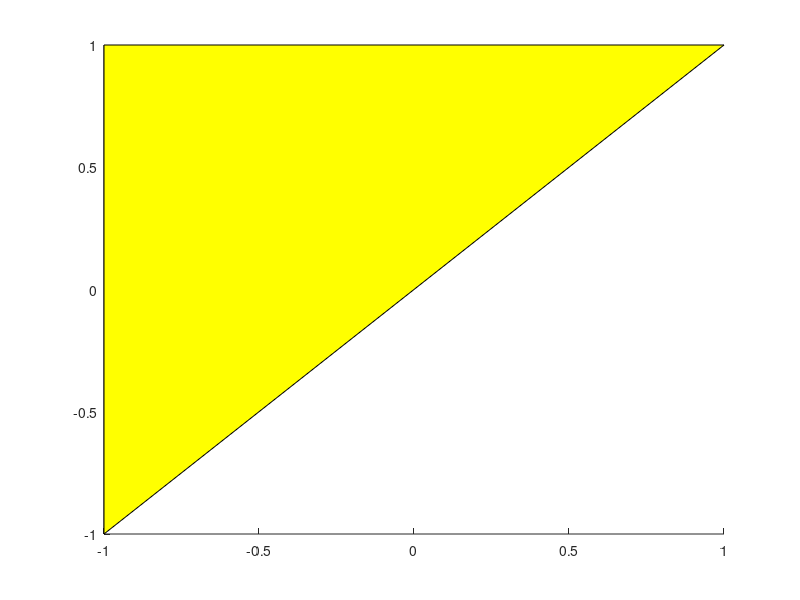

Source code (MATLAB): (Note: this script raises an error after producing the figure.)
%% PS5 - Q1 - Gravity Gradient Stability

close all; clear;

load("InertiaData.mat")

%% Part a - Calculate k coefficients; plot stable/unstable regions

% create the stability plot - shade UNSTABLE regions
figure
hold on

alpha_patch = 0.2;

% K_R >= K_T 
p1_x = [-1, 1, -1, -1];
p1_y = [-1, 1, 1, -1];
p1 = patch(p1_x, p1_y, 'y');
p1.FaceVertexAlphaData = alpha_patch;
p1.FaceAlpha = 'flat';

% K_R * K_T <= 0
p2_x = [-1, -1, 0, 0, 1, 1, -1];
p2_y = [0, 1, 1, -1, -1, 0, 0];
p2 = patch(p2_x, p2_y, 'b');
p2.FaceVertexAlphaData = alpha_patch;
p2.FaceAlpha = 'flat';

% 1 + 3*K_T + K_R*K_T <= 4*sqrt(K_R*K_T)
p3_x = linspace(-1, -0.0505, 100);
p3_y = (-3* p3_x.^2 + 4*sqrt(3)*sqrt(p3_x.^2 - p3_x.^3) + 7*p3_x) ./ ...
    (p3_x.^2);
p3_x = [p3_x, -1, -1];
p3_y = [p3_y, -1, 0];
p3 = patch(p3_x, p3_y, 'r');
p3.FaceVertexAlphaData = alpha_patch;
p3.FaceAlpha = 'flat';

axis equal
ylim([-1, 1])
xlim([-1, 1])
xlabel("$K_T$", 'Interpreter', 'latex')
ylabel("$K_R$", 'Interpreter', 'latex')



% First K coefficients: z aligned w/ N

Ix = I_p(1,1);
Iy = I_p(2,2);
Iz = I_p(3,3);

K_N1 = (Iy - Ix) / Iz;
K_R1 = (Iz - Iy) / Ix;
K_T1 = (Iz - Ix) / Iy;

plot(K_T1, K_R1, 'kx')

% Second K coefficients: x aligned w/ T, Y aligned w/ N

K_N2 = (Iz - Ix) / Iy;
K_R2 = (Iy - Ix) / Iz;
K_T2 = (Iy - Iz) / Ix;

plot(K_T2, K_R2, 'k^')

% Third K coefficients: X aligned w/ N; Z aligned w/ T

K_N3 = (Iz - Iy) / Ix;
K_R3 = (Ix - Iz) / Iy;
K_T3 = (Ix - Iy) / Iz;
plot(K_T3, K_R3, 'ksquare')

% 4th K coefficients: adjust the inertia parameters

Ix2 = 1.2;
Iy2 = 1.3;
Iz2 = 1.5;
I_p2 = [Ix2, 0, 0; 0, Iy2, 0; 0, 0, Iz2];

K_N4 = (Iz2 - Iy2) / Ix2;
K_R4 = (Ix2 - Iz2) / Iy2;
K_T4 = (Ix2 - Iy2) / Iz2;
plot(K_T4, K_R4, 'k*')

box on

legend("$K_R \geq K_T$", "$K_R K_T \leq 0$", "$1 + 3 K_T + K_R K_T \leq 4\sqrt{K_R*K_T}$", ...
     "$Z_p \parallel N$; $X_p \parallel R$",...
     "$Y_p \parallel N$; $Z_p \parallel -R$", ...
     "$X_p \parallel N$; $Y_p \parallel R$", ...
     "$X_p \parallel N$; $Y_p \parallel R$; new inertia tensor", ...
     'Interpreter', 'latex', 'location', 'eastoutside')

saveas(gcf, "Figures_and_Plots/PS5/Q1a_StabilityPlot.png");


%% Part b - Try to reproduce stable & unstable motion - Z aligned w/ N case

% load("OrbitPropData_equil.mat")

scenario = 4;
% 1 -> 1st K coeffs
% 2 -> 2nd K coeffs
% 3 -> 3rd K coeffs
% 4 -> 4th K coeffs
% note: only implemented 1, 2, 4

rE  = 6378; % km
% a   = rE + 3000;     % km
a   = rE + 525;
e   = 0.00162;
i   = deg2rad(35);  % rad     
w   = deg2rad(60);  % rad
O   = deg2rad(120); % rad
v   = deg2rad(0);   % rad        
muE = 398600;       % [km^3/s^2]

% Convert to ECI position and velocity for orbit propagation 
oe       = [a; e; i; O; w; v];
rv_state = OE2ECI(oe, muE);

%%%% SET SIMULATION TIME %%%%%%%%%%%%%%%%%%%%%%%%%%%%%%%%%%%%%%%%%%%%%%%%%
T           = 2*pi*sqrt(a^3/muE); % period in seconds
T_days      = T/(24 * 60 * 60);
numPeriods  = 40;
% tspan       = 0 : 1 : T * numPeriods; % simulate once an minute?
% tspan       = 0 : 10 : 100;
tspan      = [0, T*numPeriods];

%%%% INITIALIZE ATTITUDE AND ANGULAR RATES %%%%%%%%%%%%%%%%%%%%%%%%%%%%%%%%

% For altered inertia tensor:
if scenario == 4
    I_p = I_p2;
end

% Initial angular velocity:
n           = sqrt(muE / a^3);
pert = 0.01*n;

switch scenario
    case 1
        % rotate about Z
        w_0         = [pert, pert, n + pert]';
        % % Initial attitude: XYZ aligned w/ RTN
        rtn       = rv2rtn(rv_state');
        R_eci_rtn = [rtn(1:3); rtn(4:6); rtn(7:9)];
        q_0       = dcm2quat(R_eci_rtn);
        q_0       = q_0([2 3 4 1])';

    case 2
        % rotate about Y
        w_0         = [pert, n + pert, pert]';

        
        % Initial attitude: Y aligned w/ N; Z aligned w/ R
        rtn       = rv2rtn(rv_state');
        R_eci_rtn = [rtn(1:3); rtn(4:6); rtn(7:9)];
        R_rtn_pa  = [0, 1, 0; 
                     0, 0, 1;
                     1, 0, 0];
        q_0       = dcm2quat(R_rtn_pa * R_eci_rtn);
        q_0       = q_0([2 3 4 1])';


    case {3,4}
        % rotate about X
        w_0         = [n + pert, pert,  pert]';

        % Initial attitude: X aligned w/ N; Z aligned w/ T
        rtn       = rv2rtn(rv_state');
        R_eci_rtn = [rtn(1:3); rtn(4:6); rtn(7:9)];
        R_rtn_pa  = [0, 0, 1; 
                     1, 0, 0;
                     0, -1, 0];
        q_0       = dcm2quat(R_rtn_pa * R_eci_rtn);
        q_0       = q_0([2 3 4 1])';

end


state_0   = [q_0; w_0; rv_state];

options = odeset('RelTol', 1e-9, 'AbsTol', 1e-10);

[t_q, state_out] = ode113(@(t,state) PropagateOrbit_and_Attitude_GravityGrad(state, I_p, muE), tspan, state_0, options);

% Plot rates
figure
hold on
plot(t_q, rad2deg(state_out(:,5)), 'LineWidth', 2)
plot(t_q, rad2deg(state_out(:,6)), 'LineWidth', 2)
plot(t_q, rad2deg(state_out(:,7)), 'LineWidth', 2)
xlabel( 'Time, s')
ylabel("Body rate, ^\circ/s")
title("Body rates in PA frame")
legend('\omega_x', '\omega_y', '\omega_z')


switch scenario
    case 1
        saveas(gcf, "Figures_and_Plots/PS5/Q1b_PArates_case1.png");
    case 2
        saveas(gcf, "Figures_and_Plots/PS5/Q1b_PArates_case2.png");
    case 3
        saveas(gcf, "Figures_and_Plots/PS5/Q1b_PArates_case3.png");
    case 4
        saveas(gcf, "Figures_and_Plots/PS5/Q1b_PArates_case4.png");
end

% plot angles

% get euler angles
eulerAngs = zeros(length(state_out), 3);
for i = 1:length(eulerAngs)
    quat = state_out(i,1:4);
    [phi, theta, psi] = quat2angle(quat([4 1 2 3]), 'ZYX');
    eulerAngs(i,:) = [phi, theta, psi];
end

% plot orientation as Euler angles
figure()
hold on;
plot(t_q, rad2deg(eulerAngs(:,1)),'LineWidth', 2);
plot(t_q, rad2deg(eulerAngs(:,2)), 'LineWidth', 2);
plot(t_q, rad2deg(eulerAngs(:,3)), 'LineWidth', 2);
legend('\phi', '\theta', '\psi')
title('ZYX Euler Angles')
grid on; 
xlabel("Time, s")
ylabel("Angle, ^\circ")

switch scenario
    case 1
        saveas(gcf, "Figures_and_Plots/PS5/Q1b_EulerAngles_case1.png");
    case 2
        saveas(gcf, "Figures_and_Plots/PS5/Q1b_EulerAngles_case2.png");
    case 3
        saveas(gcf, "Figures_and_Plots/PS5/Q1b_EulerAngles_case3.png");
    case 4
        saveas(gcf, "Figures_and_Plots/PS5/Q1b_EulerAngles_case4.png");
end








